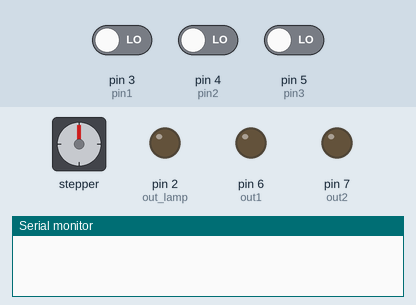
The sketch below on a simulated Arduino Uno, built with avr-gcc and run on an emulated ATmega328P. On the bench: stepper motor, output pins drawn as LEDs (lit = HIGH), the last lines printed to the serial monitor. The test bench sets the inputs (shaded band); at power-on: pin 3 (pin1) LOW, pin 4 (pin2) LOW, pin 5 (pin3) LOW. Stepper angles assume 500 steps per turn.

Above: at 0.1 s.
At 12.7 s:
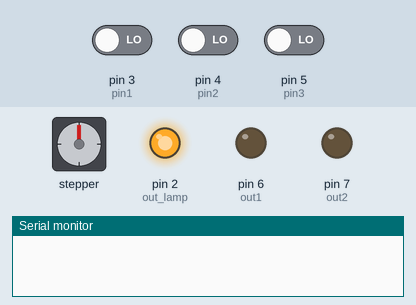
At 32.8 s:
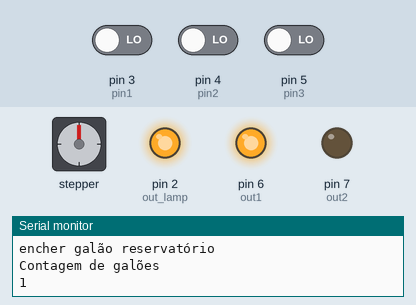
At 38.8 s:
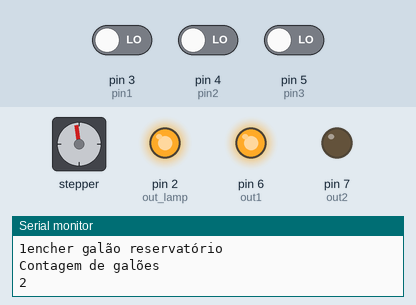
At 39.2 s:
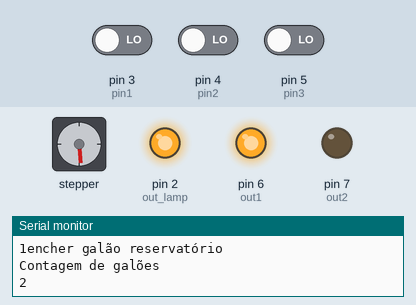
Timing chart, 0 to 40.0 s (numbered marks = the images above):
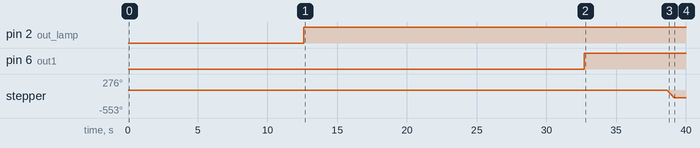

The sketch:

servomotor_e_lampada_com_hora_programavel.ino
```cpp
#define TEMPO 5000
#define pin1 3 // chave de nivel do reservatorio
#define pin2 4 // chave de nivel alto do aquario
#define pin3 5 // chave nivel baixo do aquario
#define out1 6 // solenoide do reservatório
#define out2 7 // solenoide do desvio do aquario
#define out_lamp 2 //lampada do aquario
#define TEMPO2 43200000// 12 horas em millis segundos
#include <Stepper.h>
long tempo_anterior =0;
long tempo_ant2=0;
const int stepsPerRevolution = 500;
int trocar=0;
long tempoatual=0;
int horario_atual;
int inicial_hora = 13*1000*60*60;
int inicial_minuto= 30*1000*60;
int inicial_horario;
int alimentacao_hora=19*1000*60*60;
int alimentacao_minuto=30*1000*60;
int alimentacao_horario;
int ligar_lampada_hora = 18*1000*60*60;
int ligar_lampada_minuto= 0*1000*60;
int ligar_lampada_horario;
int desligar_lampada_hora = 5*1000*60*60;
int desligar_lampada_minuto = 15*1000*60;
int desligar_lampada_horario;
int am_pm;
int am_pm2;
int contagemdias=0;
//Inicializa a biblioteca utilizando as portas de 8 a 11 para
//ligacao ao motor
Stepper myStepper(stepsPerRevolution, 8,10,9,11);

void setup()
{
Serial.begin (9600);
pinMode (pin1, INPUT);
pinMode (pin2, INPUT);
pinMode (pin3, INPUT);
pinMode (out1, OUTPUT);
pinMode (out2, OUTPUT);
pinMode (out_lamp, OUTPUT);
 //Determina a velocidade inicial do motor
 myStepper.setSpeed(60);
 inicial_horario= inicial_hora+inicial_minuto;
 if (inicial_horario >= TEMPO2)
  {am_pm=1;}
  else
  {am_pm=0;}

 alimentacao_horario=alimentacao_hora+alimentacao_minuto;
 if (alimentacao_horario >= TEMPO2)
  {am_pm2=1;}
  else
  {am_pm2=0;}

if (inicial_horario>alimentacao_horario)
{
  //se am_pm e am_pm2 tem o mesmo valor, pois caso am_pm e am_pm forem diferentes sua soma não dará 2x am_pm
  if (am_pm+am_pm2==am_pm+am_pm)
  {
    if (am_pm2==1)
    { alimentacao_horario=alimentacao_horario - TEMPO2;
    am_pm2=0;}
  else {alimentacao_horario=alimentacao_horario+TEMPO2;
  am_pm2=1;}
  }
  //unica combinacao de inicial>alimentacao e que AM e PM sejam diferentes é inicial ser PM e alimentacao ser AM
  //nesse caso só trocaremos se a diferenca for menor ou igual a 12h se nao, já passou do horario de alimentacao noturna)
  else
  {  if (inicial_horario-alimentacao_horario<=TEMPO2)
   { alimentacao_horario=alimentacao_horario+TEMPO2;
   am_pm2=1;}
  }
}
//inicial <= alimentacao
//nesse caso só queremos trocar caso alimentacao seja PM e sua diferenca seja maior ou igual a 12h, do contrario já passou do horario de alimentaco matinal
else
{ if (alimentacao_horario-inicial_horario>=TEMPO2)
 {alimentacao_horario=alimentacao_horario-TEMPO2;
 am_pm2=0;}
  }

ligar_lampada_horario=ligar_lampada_hora+ligar_lampada_minuto;
desligar_lampada_horario=desligar_lampada_horario+desligar_lampada_minuto;

}

//a hora do motor já foi ajustada no setup em termos AM e PM para ser a da proxima alimentacao
void loop()
{
long tempo_decorrido=millis();
tempoatual=inicial_horario+tempo_decorrido;

if (tempoatual>24*1000*60*60)
{
  tempo_anterior=tempoatual;
 contagemdias+=1;
}
tempoatual=tempoatual-tempo_anterior;
if( tempoatual > alimentacao_horario && am_pm==am_pm2)
{ //Gira o motor no sentido horario a 90 graus
 for (int i = 0; i<=2; i++)
 {
 myStepper.step(-256);
 delay(2000);
 }

 //Gira o motor no sentido anti-horario a 120 graus
 for (int i = 0; i<=2; i++)
 {
 myStepper.step(384);
 delay(2000);
 }
 if (am_pm2==1)
 {
  alimentacao_horario=alimentacao_horario-TEMPO2;
  am_pm2=0;}
  else
  { alimentacao_horario=alimentacao_horario+TEMPO2;
  am_pm2=1;}
 }
if(tempoatual-tempo_ant2>TEMPO)// ciclo de verificação a cada 5 seg para substituir o delay
{//if(tempoatual-tempo_ant2>TEMPO)
  tempo_ant2=tempoatual;
int a = digitalRead(pin1);// chave de nivel do reservatorio, se não me engano 1 é para ela aberta e 0 para ela fechada
int b = digitalRead(pin2);// nivel alto do aquario
int c = digitalRead(pin3);// nivel baixo do aquario
if(a=1)
{//if(a=1)
if(trocar<150)
{//if(trocar=<150)
  trocar=trocar+1;
  Serial.println("encher galão reservatório");
  Serial.println("Contagem de galões ");
  Serial.print(trocar);
}//if(trocar>150)
else{ trocar=0;}
}//if(a=1)

if(b=1)
{//if(b=1)
digitalWrite(out1,HIGH);//abre a solenoide do reservatorio para manter nivel alto do aquario
}//if(b=1)
else{digitalWrite(out1,LOW);}// quando o aquario estiver em nivel alto fecha a entrada de agua para o aquario vinda do reservatorio
if(c=1)
{
digitalWrite(out2, LOW);// quando o aquario estiver em nivel baixo a solenoide de desvio é fechada e a de entrada de agua no aquario é aberta
digitalWrite(out1,HIGH);// abre a solenoide do reservatorio para o aquario, entra agua para aumentar o nivel do aquario
} //if c=1
}//if(tempoatual-tempo_ant2>TEMPO)
if (tempoatual>=ligar_lampada_horario)
{digitalWrite(out_lamp, HIGH);}
else
{if (tempoatual>=desligar_lampada_horario)
{digitalWrite(out_lamp, LOW);}
}
}
```

Measured:
- by itself, pin 2 (out_lamp): LOW → HIGH at 12.6 s
- by itself, pin 6 (out1): LOW → HIGH at 32.7 s
- by itself, stepper: turns 185° counter-clockwise in 0.50 s
